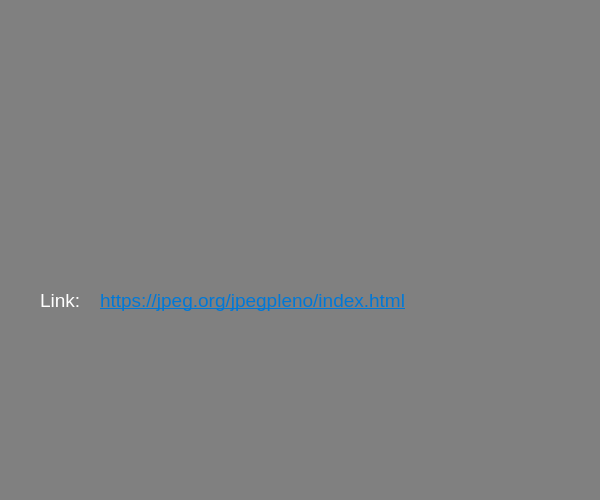
<?xml version="1.0" encoding="UTF-8"?>
<ui version="4.0">
 <class>About_JPEG_Form</class>
 <widget class="QWidget" name="About_JPEG_Form">
  <property name="geometry">
   <rect>
    <x>0</x>
    <y>0</y>
    <width>600</width>
    <height>500</height>
   </rect>
  </property>
  <property name="windowTitle">
   <string>Form</string>
  </property>
  <property name="styleSheet">
   <string notr="true">background: gray;
color: rgb(255, 255, 255);</string>
  </property>
  <widget class="QLabel" name="logo_label">
   <property name="geometry">
    <rect>
     <x>224</x>
     <y>60</y>
     <width>141</width>
     <height>171</height>
    </rect>
   </property>
   <property name="text">
    <string/>
   </property>
   <property name="pixmap">
    <pixmap resource="UI_res.qrc">:/logo/res/jpegpleno-logo.png</pixmap>
   </property>
   <property name="scaledContents">
    <bool>true</bool>
   </property>
  </widget>
  <widget class="QLabel" name="label">
   <property name="geometry">
    <rect>
     <x>40</x>
     <y>270</y>
     <width>331</width>
     <height>61</height>
    </rect>
   </property>
   <property name="font">
    <font>
     <pointsize>14</pointsize>
    </font>
   </property>
   <property name="text">
    <string>Link:</string>
   </property>
  </widget>
  <widget class="QLabel" name="label_6">
   <property name="geometry">
    <rect>
     <x>100</x>
     <y>270</y>
     <width>541</width>
     <height>61</height>
    </rect>
   </property>
   <property name="font">
    <font>
     <pointsize>14</pointsize>
    </font>
   </property>
   <property name="text">
    <string>&lt;html&gt;&lt;head/&gt;&lt;body&gt;&lt;p&gt;&lt;a href=&quot;https://jpeg.org/jpegpleno/index.html&quot;&gt;&lt;span style=&quot; text-decoration: underline; color:#0078d7;&quot;&gt;https://jpeg.org/jpegpleno/index.html&lt;/span&gt;&lt;/a&gt;&lt;/p&gt;&lt;/body&gt;&lt;/html&gt;</string>
   </property>
  </widget>
 </widget>
 <resources>
  <include location="UI_res.qrc"/>
 </resources>
 <connections/>
</ui>
